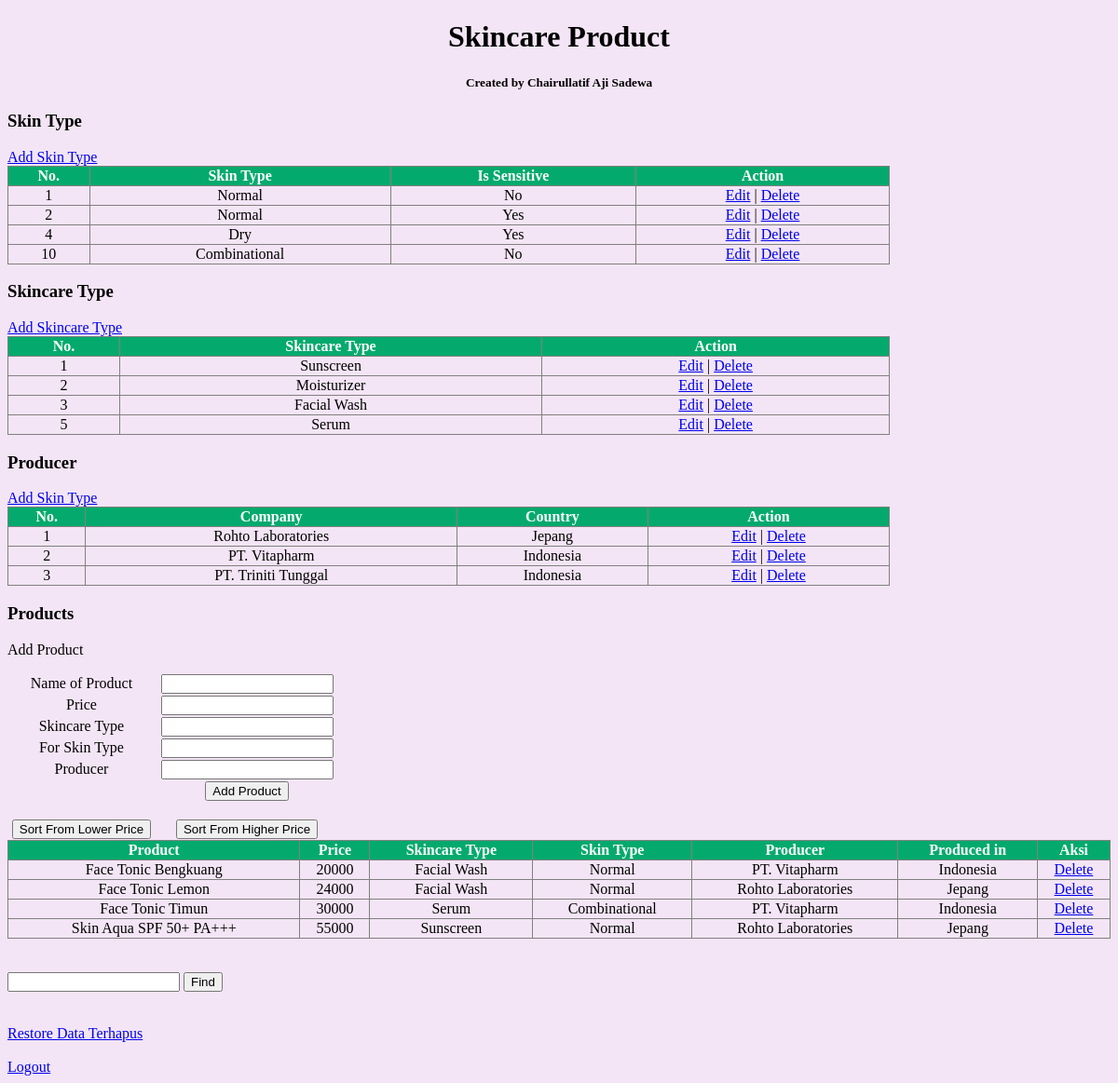
The page /homePage.php on the database its author committed.
### tables this page shows
CREATE TABLE `skin_type` (
  `id_skin_type` int(3) NOT NULL,
  `skin_type` varchar(100) NOT NULL,
  `is_sensitive` bit(1) NOT NULL DEFAULT b'0',
  `is_delete` bit(1) NOT NULL DEFAULT b'0'
);

CREATE TABLE `skincare_type` (
  `id_skincare_type` int(3) NOT NULL,
  `skincare_type` varchar(100) NOT NULL,
  `is_delete` bit(1) NOT NULL DEFAULT b'0'
);

CREATE TABLE `producer` (
  `id_producer` int(3) NOT NULL,
  `company` varchar(100) NOT NULL,
  `country` varchar(100) NOT NULL,
  `is_delete` bit(1) NOT NULL DEFAULT b'0'
);

### homePage.php (the view, shortened to what this page needs)
<?php
include_once("config.php");
$sorting = $_GET['sort'];
$skintype = mysqli_query($mysqli, "SELECT * FROM skin_type WHERE is_delete = 0 ORDER BY id_skin_type ASC");
$skincaretype = mysqli_query($mysqli, "SELECT * FROM skincare_type WHERE is_delete = 0 ORDER BY id_skincare_type ASC");
$producer = mysqli_query($mysqli, "SELECT * FROM producer WHERE is_delete = 0 ORDER BY id_producer ASC");
$productASC = mysqli_query($mysqli, "SELECT * FROM skincaredetail ORDER BY price $sorting");
?>
<!DOCTYPE html>
<html lang="en">
<head>
</head>
<body style="background-color: #f3e5f5;">
    <h1>Skincare Product</h1>
    <h5>Created by Chairullatif Aji Sadewa</h5>
    <h3>Skin Type</h3>
    <table width='80%' border=1>
        <a href="addSkinType.php">Add Skin Type</a>
        <tr>
            <th>No.</th>
            <th>Skin Type</th>
            <th>Is Sensitive</th>
            <th>Action</th>
        </tr>
        <?php
        while ($item = mysqli_fetch_array($skintype)) {
            echo "<tr>";
            echo "<td>" . $item['id_skin_type'] . "</td>";
            echo "<td>" . $item['skin_type'] . "</td>";
            if ($item["is_sensitive"]) {
                echo "<td>Yes</td>";
            } else {
                echo "<td>No</td>";
            }
            echo "<td><a href='editSkinType.php?id=$item[id_skin_type]'>Edit</a>
            | <a href='deleteSkinType.php?id=$item[id_skin_type]'>Delete</a></td></tr>";
        }
        ?>
    </table>
    <h3>Skincare Type</h3>
    <table width='80%' border=1 style="text-align: center;">
        <a href="addSkincareType.php">Add Skincare Type</a>
        <tr>
            <th>No.</th>
            <th>Skincare Type</th>
            <th>Action</th>
        </tr>
        <?php
        while ($item = mysqli_fetch_array($skincaretype)) {
            echo "<tr>";
            echo "<td>" . $item['id_skincare_type'] . "</td>";
            echo "<td>" . $item['skincare_type'] . "</td>";
            echo "<td><a href='editSkincareType.php?id=$item[id_skincare_type]'>Edit</a>
            | <a href='deleteSkincareType.php?id=$item[id_skincare_type]'>Delete</a></td></tr>";
        }
        ?>
    </table>
    <h3>Producer</h3>
    <table width='80%' border=1>
        <a href="addProducer.php">Add Skin Type</a>
        <tr>
            <th>No.</th>
            <th>Company</th>
            <th>Country</th>
            <th>Action</th>
        </tr>
        <?php
        while ($item = mysqli_fetch_array($producer)) {
            echo "<tr>";
            echo "<td>" . $item['id_producer'] . "</td>";
            echo "<td>" . $item['company'] . "</td>";
            echo "<td>" . $item['country'] . "</td>";
            echo "<td><a href='editProducer.php?id=$item[id_producer]'>Edit</a>
            | <a href='deleteProducer.php?id=$item[id_producer]'>Delete</a></td></tr>";
        }
        ?>
    </table>
    <h3>Products</h3>
    <p>Add Product</p>
    <form action="homePage.php" method="post" name="form1">
        <table width="30%" border="0">
            <tr>
                <td>Name of Product</td>
                <td><input type="text" name="j_product"></td>
            </tr>
            <tr>
                <td>Price</td>
                <td><input type="text" name="j_price"></td>
            </tr>
            <tr>
                <td>Skincare Type</td>
                <td><input type="text" name="j_skincare_type"></td>
            </tr>
            <tr>
                <td>For Skin Type</td>
                <td><input type="text" name="j_skin_type"></td>
            </tr>
            <tr>
                <td>Producer</td>
                <td><input type="text" name="j_producer"></td>
            </tr>
            <tr>
                <td></td>
                <td><input type="submit" name="submitProduct" value="Add Product"></td>
            </tr>
            <tr>
                <td>
                </td>
            </tr>
            <tr>
                <td><input type="submit" name="btn_sort_asc" value="Sort From Lower Price"></td>
                <td><input type="submit" name="btn_sort_desc" value="Sort From Higher Price"></td>
            </tr>
        </table>
    </form>
    <table width='100%' border=1>
        <tr>
            <th>Product</th>
            <th>Price</th>
            <th>Skincare Type</th>
            <th>Skin Type</th>
            <th>Producer</th>
            <th>Produced in</th>
            <th>Aksi</th>
        </tr>
        <?php
        while ($item = mysqli_fetch_array($productASC)) {
            echo "<tr>";
            echo "<td>" . $item['name_product'] . "</td>";
            echo "<td>" . $item['price'] . "</td>";
            echo "<td>" . $item['skincare_type'] . "</td>";
            echo "<td>" . $item['skin_type'] . "</td>";
            echo "<td>" . $item['company'] . "</td>";
            echo "<td>" . $item['country'] . "</td>";
            echo "<td><a href='deleteProduct.php?id=$item[id_product]'>Delete</a></td></tr>";
        }
        ?>
    </table>
    <br />
    <br />
    <form action="homePage.php" method="post" name="form2">
        <tr>
            <td><input type="text" name="find_product"></td>
            <td><input type="submit" name="btnfind_product" value="Find"></td>
        </tr>
    </form>
    <a href="restorePage.php"><br><br>Restore Data Terhapus</a>
    <a href="logout.php"><br><br>Logout</a>
</body>
</html>

### homePage.php (style rules this page uses)
h1 { text-align: center; }
h5 { text-align: center; }
th { background-color: #04AA6D; color: white; }
td { text-align: center; }
table { border-collapse: collapse; }

### rows shown on the page
skin_type: id_skin_type "1", skin_type "Normal", is_sensitive "No"
skin_type: id_skin_type "2", skin_type "Normal", is_sensitive "Yes"
skin_type: id_skin_type "4", skin_type "Dry", is_sensitive "Yes"
skin_type: id_skin_type "10", skin_type "Combinational", is_sensitive "No"
skincare_type: id_skincare_type "1", skincare_type "Sunscreen"
skincare_type: id_skincare_type "2", skincare_type "Moisturizer"
skincare_type: id_skincare_type "3", skincare_type "Facial Wash"
skincare_type: id_skincare_type "5", skincare_type "Serum"
producer: id_producer "1", company "Rohto Laboratories", country "Jepang"
producer: id_producer "2", company "PT. Vitapharm", country "Indonesia"
producer: id_producer "3", company "PT. Triniti Tunggal", country "Indonesia"

### other values the page prints
$item['name_product'] "Face Tonic Bengkuang"
$item['price'] "20000"
$item['skincare_type'] "Facial Wash"
$item['skin_type'] "Normal"
$item['company'] "PT. Vitapharm"
$item['country'] "Indonesia"
$item['name_product'] "Face Tonic Lemon"
$item['price'] "24000"
$item['company'] "Rohto Laboratories"
$item['country'] "Jepang"
$item['name_product'] "Face Tonic Timun"
$item['price'] "30000"
$item['skincare_type'] "Serum"
$item['skin_type'] "Combinational"
$item['name_product'] "Skin Aqua SPF 50+ PA+++"
